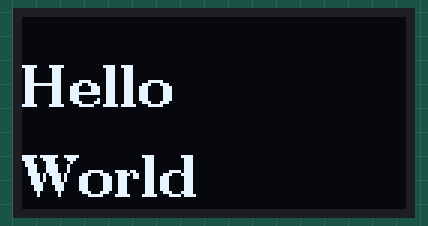
Bench run of a sketch on a simulated Arduino Uno, built with avr-gcc and run on an emulated ATmega328P. Shown: 128×64 one-colour display.

Above: at 0.1 s.

The sketch:

OLED_HelloWorld.ino
```cpp
#include <Wire.h>
#include <U8g2lib.h>

// Für die meisten 1.3" SH1106 I2C Displays:
U8G2_SH1106_128X64_NONAME_F_HW_I2C display(U8G2_R0, /* reset=*/ U8X8_PIN_NONE);

void setup() {
  display.begin();
  display.clearBuffer();
  display.setFont(u8g2_font_ncenB14_tr);
  display.drawStr(0, 30, "Hello");
  display.drawStr(0, 60, "World");
  display.sendBuffer();
}

void loop() {}
```
